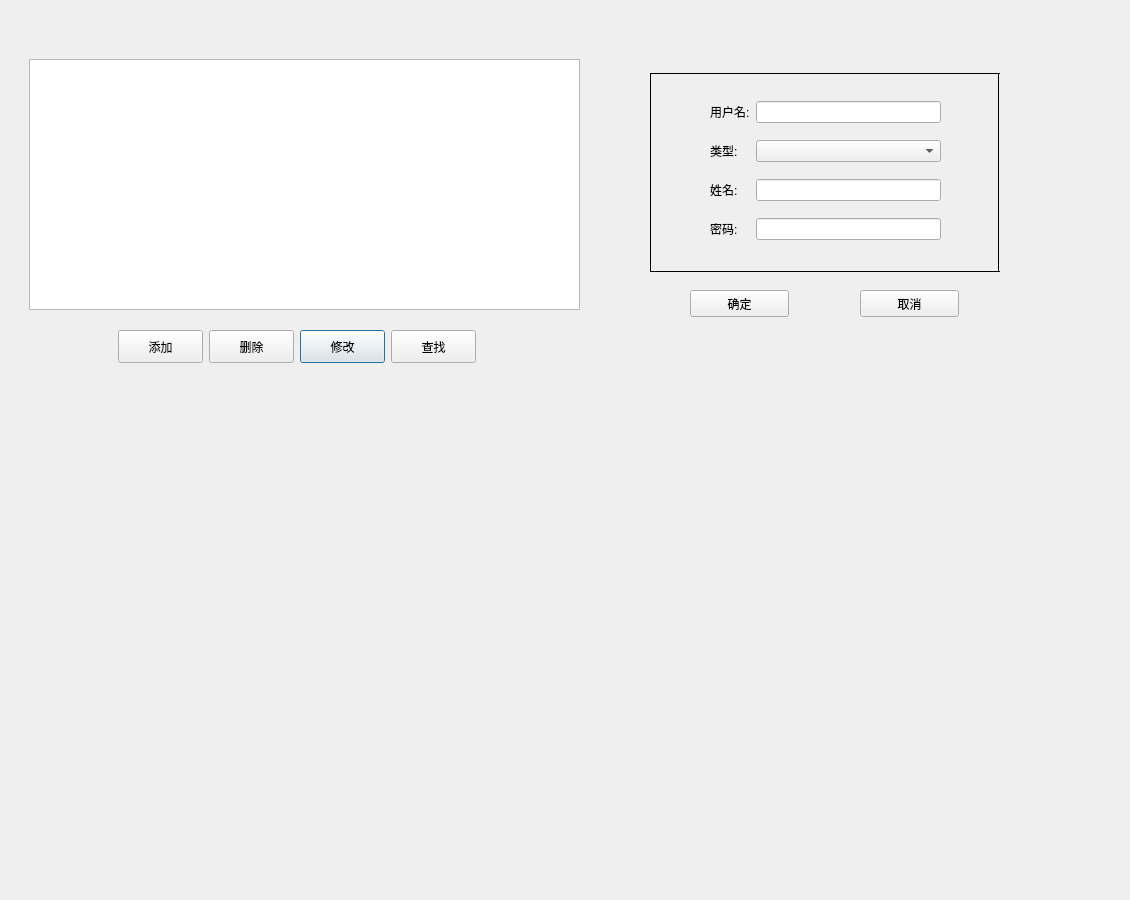
<?xml version="1.0" encoding="UTF-8"?>
<ui version="4.0">
 <class>Dialogusergl</class>
 <widget class="QDialog" name="Dialogusergl">
  <property name="geometry">
   <rect>
    <x>0</x>
    <y>0</y>
    <width>1130</width>
    <height>900</height>
   </rect>
  </property>
  <property name="windowTitle">
   <string>Dialog</string>
  </property>
  <widget class="QPushButton" name="pushButtonuserchg">
   <property name="geometry">
    <rect>
     <x>300</x>
     <y>330</y>
     <width>85</width>
     <height>33</height>
    </rect>
   </property>
   <property name="text">
    <string>修改</string>
   </property>
  </widget>
  <widget class="QPushButton" name="pushButton_4">
   <property name="geometry">
    <rect>
     <x>391</x>
     <y>330</y>
     <width>85</width>
     <height>33</height>
    </rect>
   </property>
   <property name="text">
    <string>查找</string>
   </property>
  </widget>
  <widget class="QPushButton" name="pushButtonuseradd">
   <property name="geometry">
    <rect>
     <x>118</x>
     <y>330</y>
     <width>85</width>
     <height>33</height>
    </rect>
   </property>
   <property name="text">
    <string>添加</string>
   </property>
  </widget>
  <widget class="QTableView" name="tableView">
   <property name="geometry">
    <rect>
     <x>29</x>
     <y>59</y>
     <width>551</width>
     <height>251</height>
    </rect>
   </property>
  </widget>
  <widget class="QPushButton" name="pushButtonuserdel">
   <property name="geometry">
    <rect>
     <x>209</x>
     <y>330</y>
     <width>85</width>
     <height>33</height>
    </rect>
   </property>
   <property name="text">
    <string>删除</string>
   </property>
  </widget>
  <widget class="QWidget" name="widget" native="true">
   <property name="geometry">
    <rect>
     <x>630</x>
     <y>60</y>
     <width>391</width>
     <height>281</height>
    </rect>
   </property>
   <property name="autoFillBackground">
    <bool>false</bool>
   </property>
   <property name="styleSheet">
    <string notr="true">border-color: rgb(14, 10, 10);</string>
   </property>
   <widget class="Line" name="line">
    <property name="geometry">
     <rect>
      <x>20</x>
      <y>5</y>
      <width>350</width>
      <height>16</height>
     </rect>
    </property>
    <property name="frameShadow">
     <enum>QFrame::Plain</enum>
    </property>
    <property name="orientation">
     <enum>Qt::Horizontal</enum>
    </property>
   </widget>
   <widget class="Line" name="line_2">
    <property name="geometry">
     <rect>
      <x>12</x>
      <y>13</y>
      <width>16</width>
      <height>198</height>
     </rect>
    </property>
    <property name="frameShadow">
     <enum>QFrame::Plain</enum>
    </property>
    <property name="orientation">
     <enum>Qt::Vertical</enum>
    </property>
   </widget>
   <widget class="Line" name="line_3">
    <property name="geometry">
     <rect>
      <x>360</x>
      <y>13</y>
      <width>16</width>
      <height>198</height>
     </rect>
    </property>
    <property name="frameShadow">
     <enum>QFrame::Plain</enum>
    </property>
    <property name="orientation">
     <enum>Qt::Vertical</enum>
    </property>
   </widget>
   <widget class="Line" name="line_4">
    <property name="geometry">
     <rect>
      <x>20</x>
      <y>203</y>
      <width>350</width>
      <height>16</height>
     </rect>
    </property>
    <property name="frameShadow">
     <enum>QFrame::Plain</enum>
    </property>
    <property name="orientation">
     <enum>Qt::Horizontal</enum>
    </property>
   </widget>
   <widget class="QPushButton" name="pushButtonok">
    <property name="geometry">
     <rect>
      <x>60</x>
      <y>230</y>
      <width>99</width>
      <height>27</height>
     </rect>
    </property>
    <property name="text">
     <string>确定</string>
    </property>
   </widget>
   <widget class="QPushButton" name="pushButtoncancel">
    <property name="geometry">
     <rect>
      <x>230</x>
      <y>230</y>
      <width>99</width>
      <height>27</height>
     </rect>
    </property>
    <property name="text">
     <string>取消</string>
    </property>
   </widget>
   <widget class="QWidget" name="layoutWidget">
    <property name="geometry">
     <rect>
      <x>80</x>
      <y>30</y>
      <width>231</width>
      <height>161</height>
     </rect>
    </property>
    <layout class="QGridLayout" name="gridLayout">
     <item row="0" column="0">
      <widget class="QLabel" name="label">
       <property name="text">
        <string>用户名:</string>
       </property>
      </widget>
     </item>
     <item row="0" column="1">
      <widget class="QLineEdit" name="lineEdit_user"/>
     </item>
     <item row="1" column="0">
      <widget class="QLabel" name="label_4">
       <property name="text">
        <string>类型:</string>
       </property>
      </widget>
     </item>
     <item row="2" column="0">
      <widget class="QLabel" name="label_2">
       <property name="text">
        <string>姓名:</string>
       </property>
      </widget>
     </item>
     <item row="2" column="1">
      <widget class="QLineEdit" name="lineEdit_name"/>
     </item>
     <item row="3" column="0">
      <widget class="QLabel" name="label_3">
       <property name="text">
        <string>密码:</string>
       </property>
      </widget>
     </item>
     <item row="3" column="1">
      <widget class="QLineEdit" name="lineEdit_pw"/>
     </item>
     <item row="1" column="1">
      <widget class="QComboBox" name="comboBoxtype"/>
     </item>
    </layout>
   </widget>
  </widget>
 </widget>
 <resources/>
 <connections/>
</ui>
